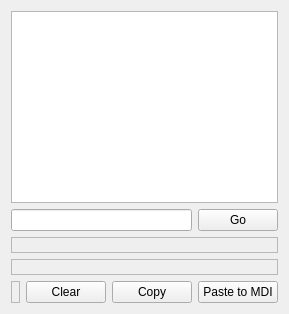
      <widget class="QWidget" name="tabMDI">
       <attribute name="title">
        <string>MDI</string>
       </attribute>
       <layout class="QGridLayout" name="gridLayout_3">
        <item row="0" column="0" colspan="4">
         <widget class="QListWidget" name="list_MDI">
          <property name="editTriggers">
           <set>QAbstractItemView::NoEditTriggers</set>
          </property>
          <property name="alternatingRowColors">
           <bool>true</bool>
          </property>
         </widget>
        </item>
        <item row="1" column="0" colspan="3">
         <widget class="QLineEdit" name="le_MDI"/>
        </item>
        <item row="1" column="3">
         <widget class="QPushButton" name="pb_MDI">
          <property name="text">
           <string>Go</string>
          </property>
         </widget>
        </item>
        <item row="2" column="0" colspan="4">
         <widget class="QLabel" name="lb_activeGCodes">
          <property name="frameShape">
           <enum>QFrame::StyledPanel</enum>
          </property>
          <property name="frameShadow">
           <enum>QFrame::Sunken</enum>
          </property>
          <property name="lineWidth">
           <number>2</number>
          </property>
          <property name="text">
           <string/>
          </property>
         </widget>
        </item>
        <item row="3" column="0" colspan="4">
         <widget class="QLabel" name="lb_activeMCodes">
          <property name="frameShape">
           <enum>QFrame::StyledPanel</enum>
          </property>
          <property name="frameShadow">
           <enum>QFrame::Sunken</enum>
          </property>
          <property name="lineWidth">
           <number>2</number>
          </property>
          <property name="text">
           <string/>
          </property>
         </widget>
        </item>
        <item row="4" column="0">
         <widget class="QLabel" name="lb_feedSpeed">
          <property name="frameShape">
           <enum>QFrame::StyledPanel</enum>
          </property>
          <property name="frameShadow">
           <enum>QFrame::Sunken</enum>
          </property>
          <property name="lineWidth">
           <number>2</number>
          </property>
          <property name="text">
           <string/>
          </property>
         </widget>
        </item>
        <item row="4" column="1">
         <widget class="QPushButton" name="pb_MDIClear">
          <property name="text">
           <string>Clear</string>
          </property>
         </widget>
        </item>
        <item row="4" column="2">
         <widget class="QPushButton" name="pb_MDICopy">
          <property name="text">
           <string>Copy</string>
          </property>
         </widget>
        </item>
        <item row="4" column="3">
         <widget class="QPushButton" name="pb_MDIPaste">
          <property name="text">
           <string>Paste to MDI</string>
          </property>
         </widget>
        </item>
       </layout>
      </widget>
